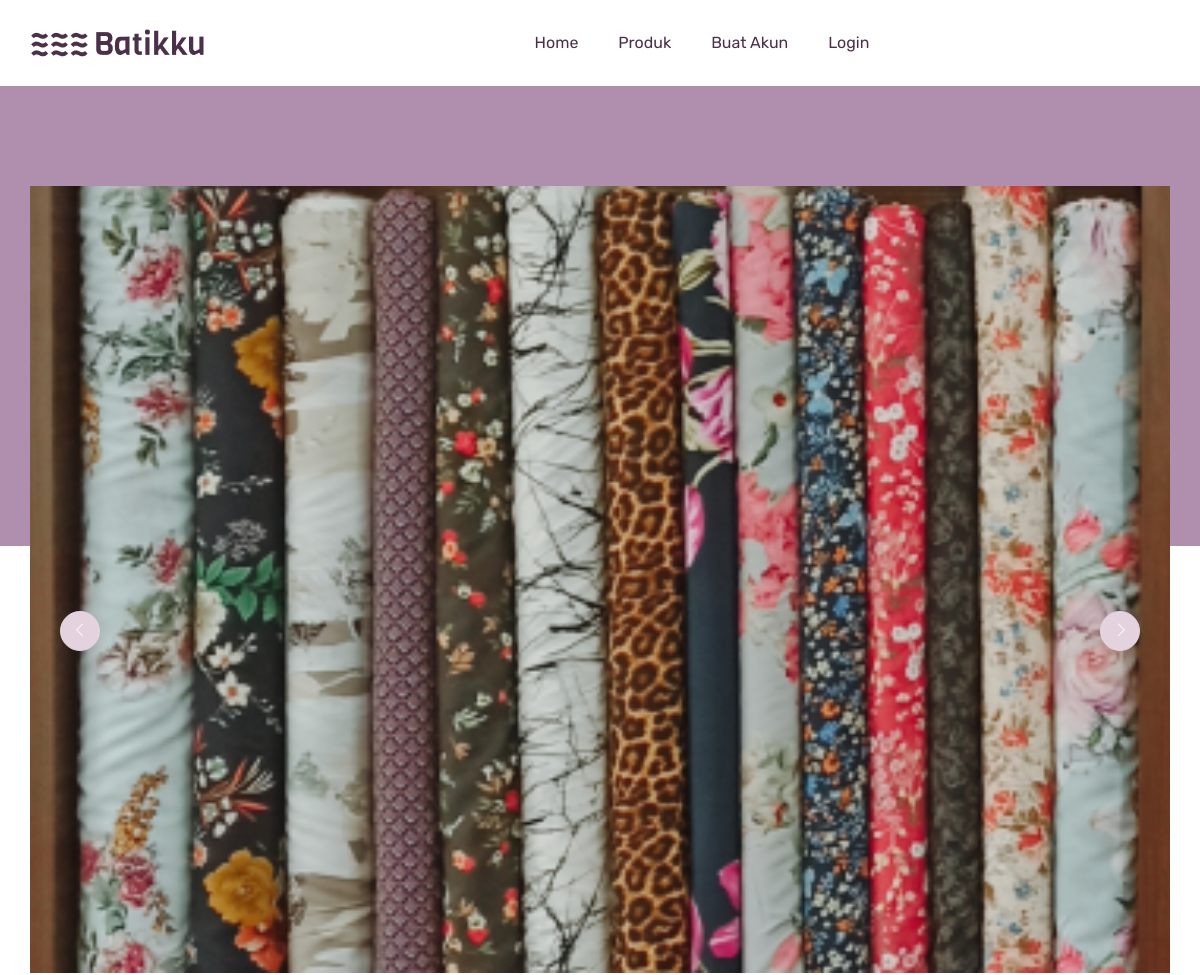
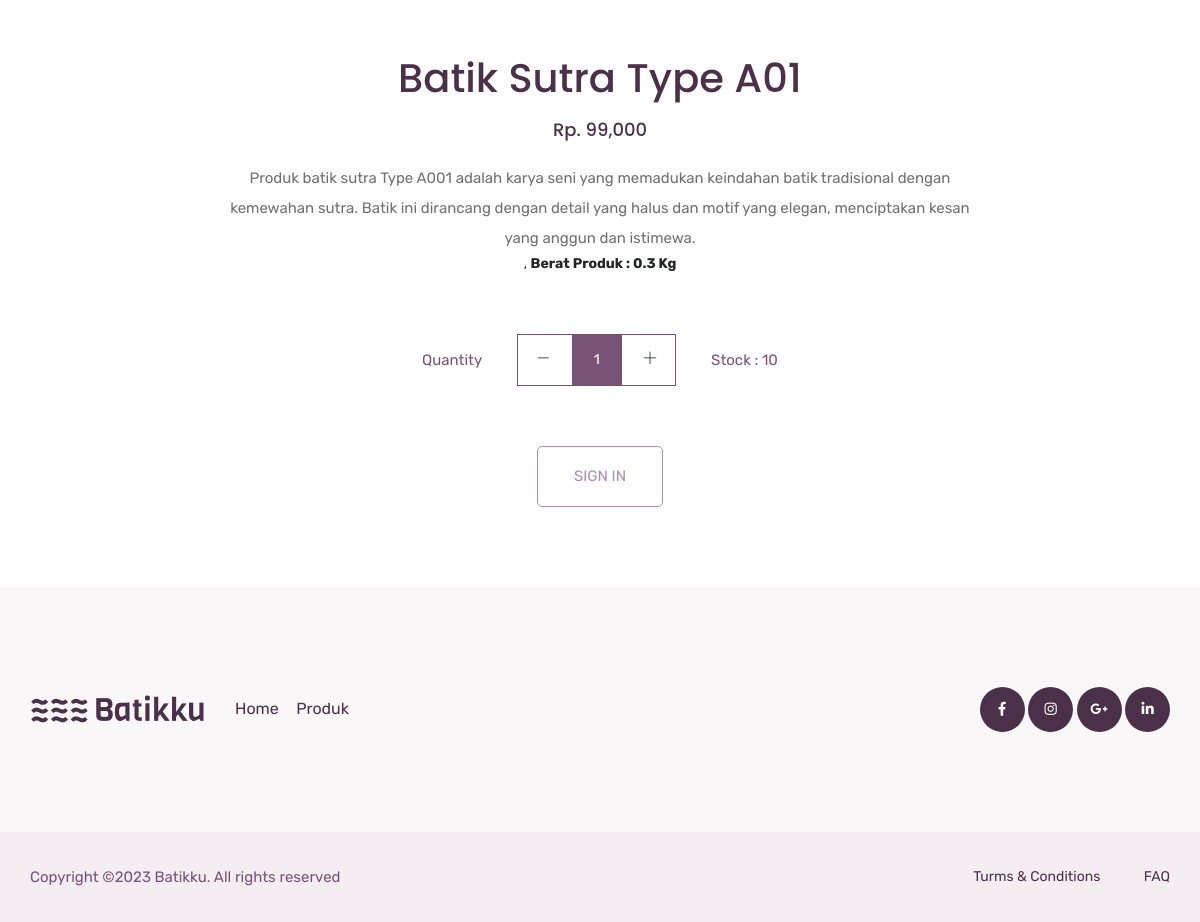
The page /details.php?products_id=1 on the database its author committed (2 pictures, top to bottom).
### tables this page shows
CREATE TABLE `product_galleries` (
  `galleries_id` int(11) NOT NULL,
  `products_id` int(11) NOT NULL,
  `photos` varchar(225) NOT NULL
);

CREATE TABLE `products` (
  `products_id` int(11) NOT NULL,
  `product_name` varchar(255) NOT NULL,
  `slug` varchar(255) NOT NULL,
  `categories_id` int(11) NOT NULL,
  `price` int(25) NOT NULL,
  `description` text NOT NULL,
  `weight` float NOT NULL,
  `stock` int(11) UNSIGNED NOT NULL
);

### details.php (the view, shortened to what this page needs)
<?php
  $products_id = $_GET['products_id'];
?>
<!doctype html>
<html lang="zxx">
<head>
    <?php include('layouts/style.php'); ?>
</head>
<body>
    <?php include('layouts/header.php'); ?>
    <div class="product_image_area">
      <div class="container">
        <div class="row justify-content-center">
          <div class="col-lg-12">
            <div class="product_img_slide owl-carousel">
            <?php
              $query = mysqli_query($config, "SELECT * FROM product_galleries WHERE products_id='$products_id'");
              while ($data = mysqli_fetch_array($query)) {
            ?>
              <div class="single_product_img">
                <img src="images/products/<?= $data['photos']; ?>" alt="#" class="img-fluid">
              </div>
            <?php
              }
            ?>
            </div>
          </div>
          <div class="col-lg-8">
            <div class="single_product_text text-center">
              <?php
                $query = mysqli_query($config, "SELECT * FROM products WHERE products_id='$products_id'");
                while ($data = mysqli_fetch_array($query)) {
              ?>
              <h3><?= $data['product_name']; ?></h3>
              <h4>Rp. <?= number_format($data['price']); ?></h4>
              <p>
              <?= $data['description']; ?>, <strong>Berat Produk : <?= $data['weight']; ?> Kg</strong>
              </p>
              <form action="" method="POST">
              <div class="card_area">
                <div class="product_count_area">
                    <p>Quantity</p>
                    <div class="product_count d-inline-block">
                        <span class="product_count_item inumber-decrement"> <i class="ti-minus"></i></span>
                        <input class="product_count_item input-number" name="quantity" type="text" value="1" min="1" max="10">
                        <span class="product_count_item number-increment"> <i class="ti-plus"></i></span>
                    </div>
                    <p>Stock : <?= $data['stock']; ?></p>
                </div>
                <div class="add_to_cart">
                  <?php
                    if(isset($_SESSION["login"])) {
                  ?>
                      <button type="submit" name="addChart" href="#" class="btn_3">Tambah ke Keranjang</button>
                  <?php } else { ?>
                    <a href="login.php" class="btn_3">Sign in</a>
                  <?php } ?>
                </div>
              </div>
              </form>
              <?php } ?>
            </div>
          </div>
        </div>
      </div>
    </div>
    <?php include('layouts/footer.php'); ?>
</body>
</html>

### rows shown on the page
product_galleries: photos (picture)
products: product_name "Batik Sutra Type A01", price "99,000", description "Produk batik sutra Type A001 adalah karya seni yang memadukan keindahan batik tradisional dengan kemewahan sutra. Batik ini dirancang dengan detail yang halus dan motif yang elegan, menciptakan kesan yang anggun dan istimewa.", weight "0.3", stock "10"
